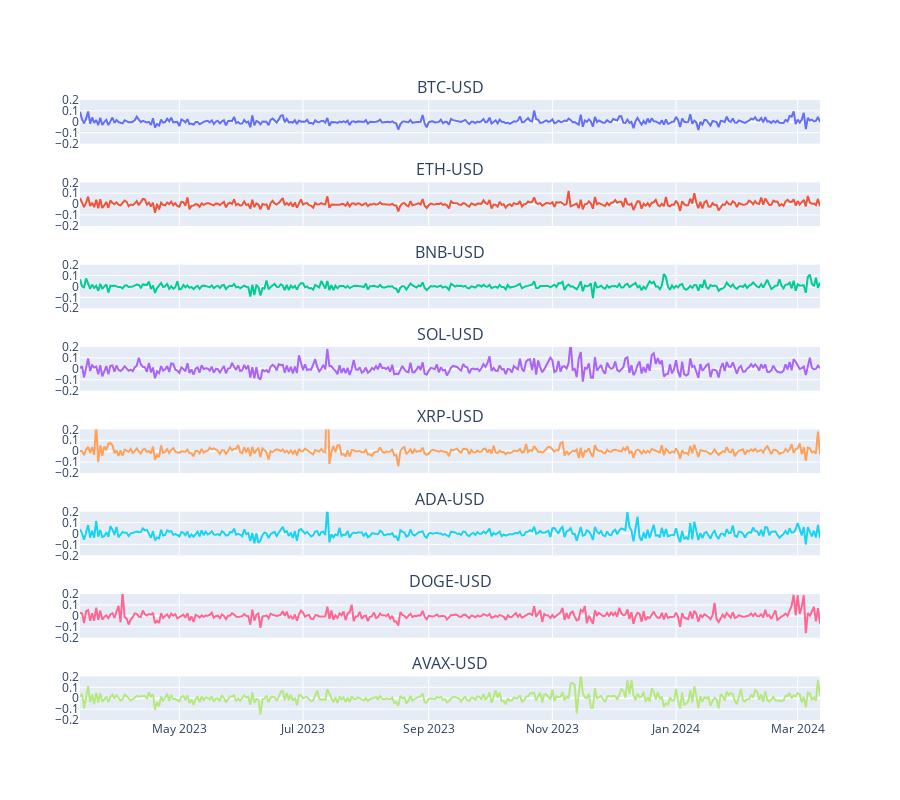

Notebook cell for this chart:
### Markdown cell above
Besides the value change, we can also take a look at daily returns over time.

### Code cell
import plotly.graph_objects as go
from plotly.subplots import make_subplots

fig = make_subplots(rows = len(crypto_tickers), cols = 1, shared_xaxes=True,  subplot_titles = crypto_tickers)
for i, crypto in enumerate(crypto_tickers):
    fig.add_trace(go.Scatter(x = discrete_returns.index, y = discrete_returns.loc[:, crypto_tickers[i]]), row = i+1, col = 1)
fig.update_layout(showlegend = False, height = 800, yaxis_range = [-0.2, 0.2])
for i in range(2, len(crypto_tickers) + 1):
    fig["layout"][f"yaxis{i}"]["range"] = [-0.2, 0.2]
fig.show()

### Figure 1 — Plotly figure (JSON) as saved in the notebook; plotly's stock layout.template omitted (floating-point values rounded to 4 significant figures; data arrays with more than 128 entries replaced by an {"elided": "..."} marker saying what was removed)
{"data": [{"type": "scatter", "x": {"elided": "366 str values"}, "xaxis": "x", "y": {"elided": "366 float values"}, "yaxis": "y"}, {"type": "scatter", "x": {"elided": "366 str values"}, "xaxis": "x2", "y": {"elided": "366 float values"}, "yaxis": "y2"}, {"type": "scatter", "x": {"elided": "366 str values"}, "xaxis": "x3", "y": {"elided": "366 float values"}, "yaxis": "y3"}, {"type": "scatter", "x": {"elided": "366 str values"}, "xaxis": "x4", "y": {"elided": "366 float values"}, "yaxis": "y4"}, {"type": "scatter", "x": {"elided": "366 str values"}, "xaxis": "x5", "y": {"elided": "366 float values"}, "yaxis": "y5"}, {"type": "scatter", "x": {"elided": "366 str values"}, "xaxis": "x6", "y": {"elided": "366 float values"}, "yaxis": "y6"}, {"type": "scatter", "x": {"elided": "366 str values"}, "xaxis": "x7", "y": {"elided": "366 float values"}, "yaxis": "y7"}, {"type": "scatter", "x": {"elided": "366 str values"}, "xaxis": "x8", "y": {"elided": "366 float values"}, "yaxis": "y8"}], "layout": {"annotations": [{"font": {"size": 16}, "showarrow": false, "text": "BTC-USD", "x": 0.5, "xanchor": "center", "xref": "paper", "y": 1, "yanchor": "bottom", "yref": "paper"}, {"font": {"size": 16}, "showarrow": false, "text": "ETH-USD", "x": 0.5, "xanchor": "center", "xref": "paper", "y": 0.8672, "yanchor": "bottom", "yref": "paper"}, {"font": {"size": 16}, "showarrow": false, "text": "BNB-USD", "x": 0.5, "xanchor": "center", "xref": "paper", "y": 0.7344, "yanchor": "bottom", "yref": "paper"}, {"font": {"size": 16}, "showarrow": false, "text": "SOL-USD", "x": 0.5, "xanchor": "center", "xref": "paper", "y": 0.6016, "yanchor": "bottom", "yref": "paper"}, {"font": {"size": 16}, "showarrow": false, "text": "XRP-USD", "x": 0.5, "xanchor": "center", "xref": "paper", "y": 0.4688, "yanchor": "bottom", "yref": "paper"}, {"font": {"size": 16}, "showarrow": false, "text": "ADA-USD", "x": 0.5, "xanchor": "center", "xref": "paper", "y": 0.3359, "yanchor": "bottom", "yref": "paper"}, {"font": {"size": 16}, "showarrow": false, "text": "DOGE-USD", "x": 0.5, "xanchor": "center", "xref": "paper", "y": 0.2031, "yanchor": "bottom", "yref": "paper"}, {"font": {"size": 16}, "showarrow": false, "text": "AVAX-USD", "x": 0.5, "xanchor": "center", "xref": "paper", "y": 0.07031, "yanchor": "bottom", "yref": "paper"}], "height": 800, "showlegend": false, "xaxis": {"anchor": "y", "domain": [0, 1], "matches": "x8", "showticklabels": false}, "xaxis2": {"anchor": "y2", "domain": [0, 1], "matches": "x8", "showticklabels": false}, "xaxis3": {"anchor": "y3", "domain": [0, 1], "matches": "x8", "showticklabels": false}, "xaxis4": {"anchor": "y4", "domain": [0, 1], "matches": "x8", "showticklabels": false}, "xaxis5": {"anchor": "y5", "domain": [0, 1], "matches": "x8", "showticklabels": false}, "xaxis6": {"anchor": "y6", "domain": [0, 1], "matches": "x8", "showticklabels": false}, "xaxis7": {"anchor": "y7", "domain": [0, 1], "matches": "x8", "showticklabels": false}, "xaxis8": {"anchor": "y8", "domain": [0, 1]}, "yaxis": {"anchor": "x", "domain": [0.9297, 1], "range": [-0.2, 0.2]}, "yaxis2": {"anchor": "x2", "domain": [0.7969, 0.8672], "range": [-0.2, 0.2]}, "yaxis3": {"anchor": "x3", "domain": [0.6641, 0.7344], "range": [-0.2, 0.2]}, "yaxis4": {"anchor": "x4", "domain": [0.5312, 0.6016], "range": [-0.2, 0.2]}, "yaxis5": {"anchor": "x5", "domain": [0.3984, 0.4688], "range": [-0.2, 0.2]}, "yaxis6": {"anchor": "x6", "domain": [0.2656, 0.3359], "range": [-0.2, 0.2]}, "yaxis7": {"anchor": "x7", "domain": [0.1328, 0.2031], "range": [-0.2, 0.2]}, "yaxis8": {"anchor": "x8", "domain": [0, 0.07031], "range": [-0.2, 0.2]}}}
